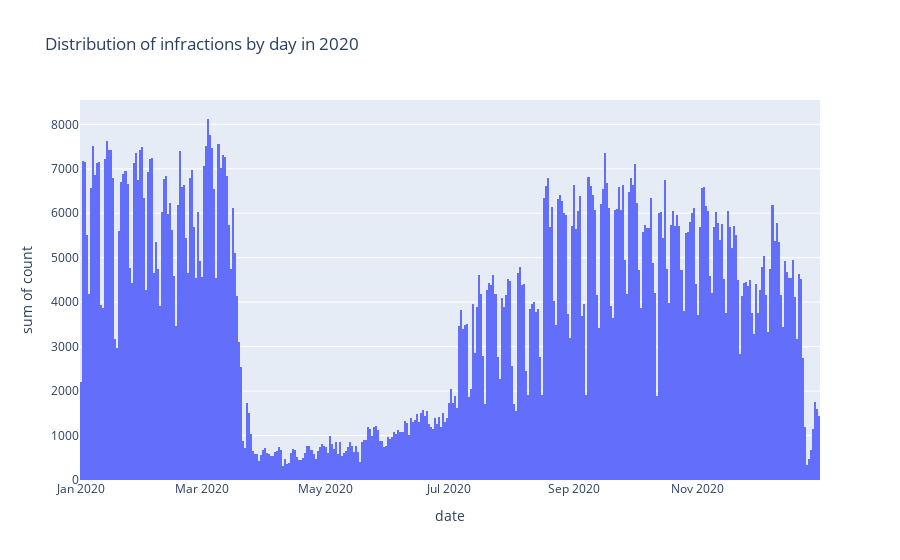

This figure's notebook cell:
### Markdown cell above
## 3.3.1. a.i: Distribution of infractions in year

### Code cell
fig = px.histogram(time_df, x='date', y='count', nbins=366, title='Distribution of infractions by day in 2020')
fig.show()

### Figure 1 — Plotly figure (JSON) as saved in the notebook; plotly's stock layout.template omitted (floating-point values rounded to 4 significant figures; data arrays with more than 128 entries replaced by an {"elided": "..."} marker saying what was removed)
{"data": [{"alignmentgroup": "True", "bingroup": "x", "histfunc": "sum", "hovertemplate": "date=%{x}<br>sum of count=%{y}<extra></extra>", "legendgroup": "", "marker": {"color": "#636efa"}, "name": "", "nbinsx": 366, "offsetgroup": "", "orientation": "v", "showlegend": false, "type": "histogram", "x": {"elided": "366 str values"}, "xaxis": "x", "y": {"elided": "366 int values"}, "yaxis": "y"}], "layout": {"barmode": "relative", "legend": {"tracegroupgap": 0}, "title": {"text": "Distribution of infractions by day in 2020"}, "xaxis": {"anchor": "y", "domain": [0, 1], "title": {"text": "date"}}, "yaxis": {"anchor": "x", "domain": [0, 1], "title": {"text": "sum of count"}}}}
